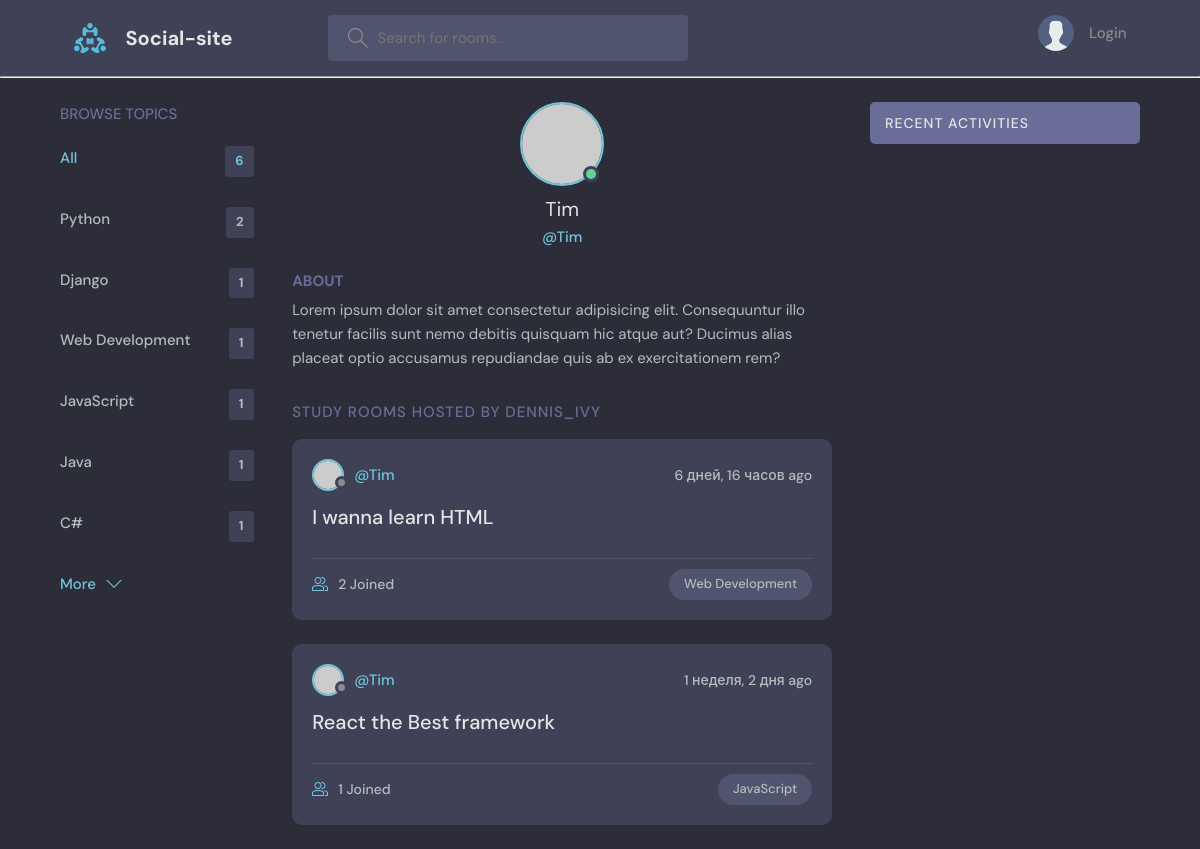
The app's page /profile/2/ with its own data.
### base/models.py (models this page shows, shortened)
class Topic(models.Model):
	name = models.CharField(max_length=200)

class Room(models.Model):
	host = models.ForeignKey(User, on_delete=models.SET_NULL, null=True)
	topic = models.ForeignKey(Topic, on_delete=models.SET_NULL, null=True)
	name = models.CharField(max_length=200)
	description = models.TextField(null=True, blank=True)
	participants = models.ManyToManyField(User, related_name='participants', blank=True)
	updated = models.DateTimeField(auto_now=True)
	created = models.DateTimeField(auto_now_add=True)
	class Meta:
		ordering = ['-updated', '-created']

### base/views.py (the view)
# urls.py: path('profile/<str:pk>/', views.userProfile, name="user-profile"),
def userProfile(request, pk):
	user = User.objects.get(id=pk)
	rooms = user.room_set.all()
	rooms_messages = user.message_set.all()
	topics = Topic.objects.all()
	context = {'user':user, 'rooms':rooms, 'rooms_messages':rooms_messages, 'topics':topics}
	return render(request, 'base/profile.html', context)

### base/templates/base/profile.html (shortened to what this page needs)
{% extends 'main.html' %}
{% block content %}
  <main class="profile-page layout layout--3">
    <div class="container">
      {% include 'base/topics_component.html' %}
      <div class="roomList">
        <div class="profile">
          <div class="profile__avatar">
            <div class="avatar avatar--large active">
              <img src="https://randomuser.me/api/portraits/men/11.jpg" />
            </div>
          </div>
          <div class="profile__info">
            <h3>{{user.username}}</h3>
            <p>@{{user.username}}</p>
          </div>
          <div class="profile__about">
            <h3>About</h3>
            <p>
              Lorem ipsum dolor sit amet consectetur adipisicing elit. Consequuntur illo tenetur
              facilis sunt nemo debitis quisquam hic atque aut? Ducimus alias placeat optio
              accusamus repudiandae quis ab ex exercitationem rem?
            </p>
          </div>
        </div>
        <div class="roomList__header">
          <div>
            <h2>Study Rooms Hosted by dennis_ivy</a>
            </h2>
          </div>
        </div>
        {% include 'base/feed_component.html' %}
      </div>
      {% include 'base/activity_component.html' %}
    </div>
  </main>
{% endblock %}

### base/templates/base/topics_component.html
<div class="topics">
  <div class="topics__header">
    <h2>Browse Topics</h2>
  </div>
  <ul class="topics__list">
    <li>
      <a href="{% url 'home' %}" class="active">All <span>{{topics.count}}</span></a>
    </li>
    {% for topic in topics %}
    <li>
      <a href="{% url 'home' %}?q={{topic.name}}">{{topic.name}} <span>{{topic.room_set.all.count}}</span></a>
    </li>
    {% endfor %}
  </ul>
  <a class="btn btn--link" href="{% url 'topics' %}">
    More
    <svg version="1.1" xmlns="http://www.w3.org/2000/svg" width="32" height="32" viewBox="0 0 32 32">
      <title>chevron-down</title>
      <path d="M16 21l-13-13h-3l16 16 16-16h-3l-13 13z"></path>
    </svg>
  </a>
</div>

### base/templates/base/feed_component.html (shortened to what this page needs)
{% for room in rooms %}
<div class="roomListRoom">
        <div class="roomListRoom__header">
          <a href="{% url 'user-profile' room.host.id %}" class="roomListRoom__author">
            <div class="avatar avatar--small">
              <img src="https://randomuser.me/api/portraits/women/11.jpg" />
            </div>
            <span>@{{room.host.username}}</span>
          </a>
          <div class="roomListRoom__actions">
            <span>{{ room.created|timesince }} ago</span>
          </div>
        </div>
        <div class="roomListRoom__content">
          <a href="{% url 'room' room.id %}">{{ room.name }}</a>
        </div>
        <div class="roomListRoom__meta">
          <a href="{% url 'room' room.id %}" class="roomListRoom__joined">
            {{room.participants.all.count}} Joined
          </a>
          <p class="roomListRoom__topic">{{ room.topic.name }}</p>
        </div>
      </div>
{% endfor %}

### records on screen
Topic: name "Python", room_set.all.count "2"
Topic: name "Django", room_set.all.count "1"
Topic: name "Web Development", room_set.all.count "1"
Topic: name "JavaScript", room_set.all.count "1"
Topic: name "Java", room_set.all.count "1"
Topic: name "C#", room_set.all.count "1"
Room: host.username "Tim", created "6 дней, 16 часов", name "I wanna learn HTML", participants.all.count "2", topic.name "Web Development"
Room: host.username "Tim", created "1 неделя, 2 дня", name "React the Best framework", participants.all.count "1", topic.name "JavaScript"

### other values on screen
{{ topics.count }} "6"
{{ user.username }} "Tim"
